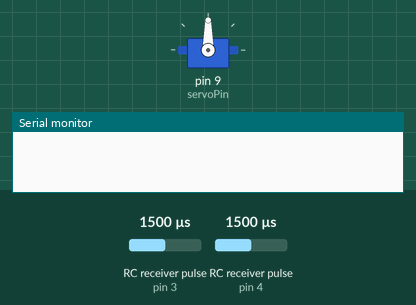
Simulated run of this sketch. Board: Arduino Uno, built with avr-gcc and run on an emulated ATmega328P. Parts: servo, the last lines printed to the serial monitor. Wiring (inferred from the names in the program): 2 × RC receiver channel: data pin 3 / data pin 4. The test bench sets the inputs (shaded band); at power-on: RC receiver pulse (sensors on pin 4, pin 3) 1500 µs.

Above: at 0.8 s.
0.9 s: RC receiver pulse (sensor on pin 4) set to 1491 µs
At 1.7 s:
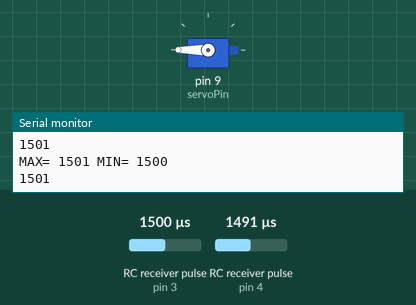
3.9 s: RC receiver pulse (sensor on pin 3) set to 1484 µs
At 4.7 s:
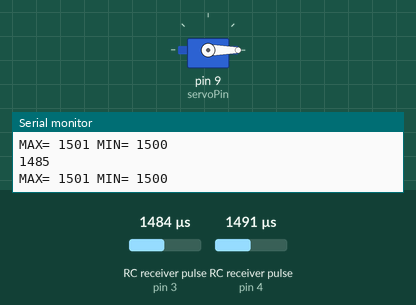
5.4 s: RC receiver pulse (sensor on pin 3) set to 1510 µs
At 5.9 s:
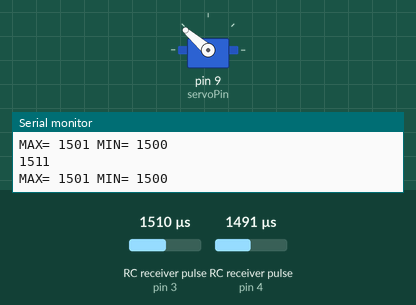
8.4 s: RC receiver pulse (sensor on pin 3) set to 1020 µs
11.4 s: RC receiver pulse (sensor on pin 3) set to 1250 µs
At 12.8 s:
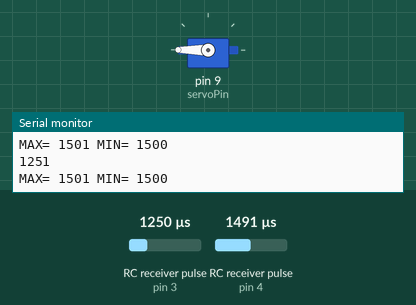
Timing chart, 0 to 14.4 s (numbered marks = the images above; inputs shaded):
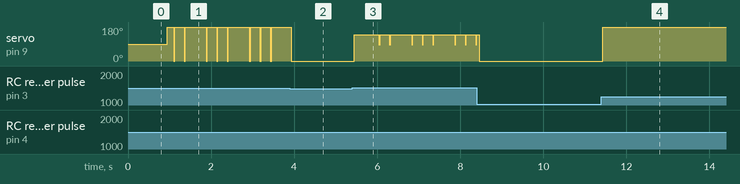

Measured:
- the behaviour switches between 1500 and 1499 µs on RC receiver pulse (sensor on pin 4) (found by bisection; images 0 and 1)
- the behaviour switches between 1500 and 1499 µs on RC receiver pulse (sensor on pin 3) (found by bisection; images 1 and 2)
- after the input at 0.9 s, servo on pin 9 (servoPin): 90° → 180° at once, then repeats every 1.0 s: 0° 0.03 s, 180° 0.22 s, 0° 0.03 s, 180° 0.51 s, 0° 0.03 s, 180° 0.22 s
- after the input at 3.9 s, servo on pin 9 (servoPin): goes on until 3.9 s, then stays 0°
- after the input at 5.4 s, servo on pin 9 (servoPin): 0° → 139° after 0.05 s, then repeats every 1.0 s: 87° 0.03 s, 139° 0.22 s, 87° 0.03 s, 139° 0.51 s, 87° 0.03 s, 139° 0.22 s
- after the input at 11.4 s, servo on pin 9 (servoPin): 0° → 180° at once

The sketch:

sketch_PWM.ino
```cpp
#include<Servo.h>

int Ch01 = 3;
int Ch06 = 4;
int servoPin = 9;

Servo servoObj;

long duration;
long MAX = 1500,MIN = 1500;

void setup() {
  // put your setup code here, to run once:
  pinMode(Ch01,INPUT);
  pinMode(Ch06,INPUT);
  Serial.begin(9600);

  servoObj.attach(servoPin);

  duration = pulseIn(Ch06,HIGH);

  while(duration > 1500) // calibration
  {
    duration = pulseIn(Ch01,HIGH);
    MAX = MAX>duration?MAX:duration;
    MIN = MIN<duration?MIN:duration;
    duration = pulseIn(Ch06,HIGH);
  }
}

void loop() {

  // put your main code here, to run repeatedly:
  duration = pulseIn(Ch01,HIGH);
  Serial.println(duration);
  Serial.print("MAX= ");
  Serial.print(MAX);
  Serial.print(" MIN= ");
  Serial.println(MIN);
  ControlServo(MAX,MIN,duration);

}

void ControlServo(long max, long min,long dutycycle)
{
  int pos = map(dutycycle,min,max,0,180);
  servoObj.write(pos);
}
```
